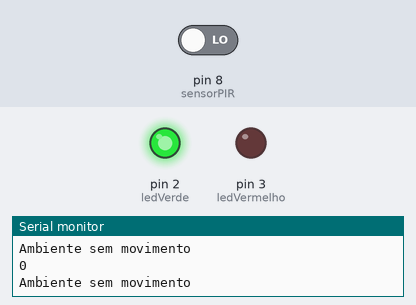
This sketch was run on a simulated Arduino Uno, built with avr-gcc and run on an emulated ATmega328P. On the bench: output pins drawn as LEDs (lit = HIGH), the last lines printed to the serial monitor. The test bench sets the inputs (shaded band); at power-on: pin 8 (sensorPIR) LOW.

Above: at 2.8 s.
2.9 s: pin 8 (sensorPIR) driven HIGH
At 4.2 s:
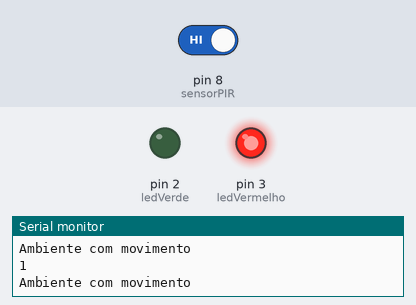
4.5 s: pin 8 (sensorPIR) driven LOW
At 6.0 s:
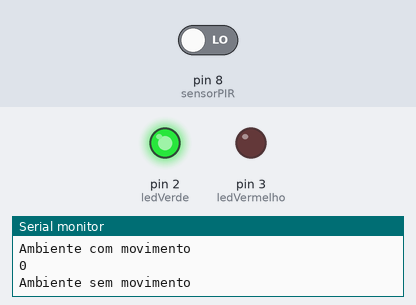
Timing chart, 0 to 7.5 s (numbered marks = the images above; inputs shaded):
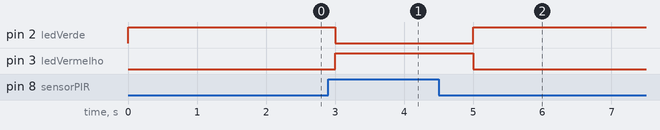

Measured:
- after the input at 2.9 s, pin 2 (ledVerde): HIGH → LOW after 0.10 s; pin 3 (ledVermelho): LOW → HIGH after 0.10 s
- after the input at 4.5 s, pin 2 (ledVerde): LOW → HIGH after 0.50 s; pin 3 (ledVermelho): HIGH → LOW after 0.50 s

The sketch:

codigo.ino
```cpp
int ledVermelho = 3;
int ledVerde = 2;
int sensorPIR = 8;


void setup(){
  pinMode(sensorPIR, INPUT);
  pinMode(ledVermelho, OUTPUT);
  pinMode(ledVerde, OUTPUT);
  Serial.begin(9600);
}

void loop(){
  int valorPIR = digitalRead(sensorPIR); // lendo o valor que o sensor retorna
  Serial.println(valorPIR); // pritando no monitor serial o valor do sensor

  if (valorPIR == HIGH){ // se retornou 1, ou seja, HIGH o sensor detectou calor de movimento e tem algo se movendo
    digitalWrite(ledVermelho, HIGH);
    digitalWrite(ledVerde, LOW);
    Serial.println("Ambiente com movimento");
  }
  else{ // senao retornou 0, ou seja, LOW o sensor não está detectando movimento
    digitalWrite(ledVermelho, LOW);
    digitalWrite(ledVerde, HIGH);
    Serial.println("Ambiente sem movimento");
  }

  delay(1000);
}
```
